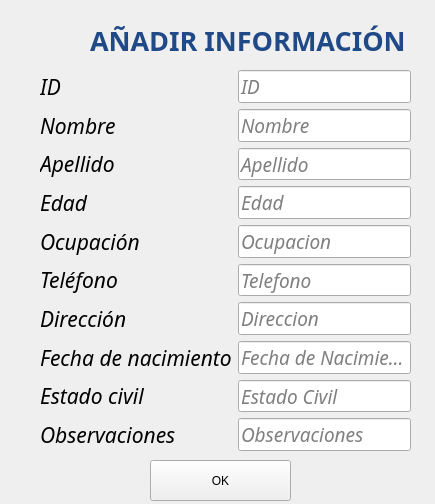
<?xml version="1.0" encoding="UTF-8"?>
<ui version="4.0">
 <class>Create_data</class>
 <widget class="QWidget" name="Create_data">
  <property name="geometry">
   <rect>
    <x>0</x>
    <y>0</y>
    <width>435</width>
    <height>504</height>
   </rect>
  </property>
  <property name="cursor">
   <cursorShape>ArrowCursor</cursorShape>
  </property>
  <property name="windowTitle">
   <string>Form</string>
  </property>
  <widget class="QLabel" name="label_10">
   <property name="geometry">
    <rect>
     <x>90</x>
     <y>10</y>
     <width>361</width>
     <height>61</height>
    </rect>
   </property>
   <property name="palette">
    <palette>
     <active>
      <colorrole role="WindowText">
       <brush brushstyle="SolidPattern">
        <color alpha="255">
         <red>32</red>
         <green>74</green>
         <blue>135</blue>
        </color>
       </brush>
      </colorrole>
      <colorrole role="Button">
       <brush brushstyle="SolidPattern">
        <color alpha="255">
         <red>239</red>
         <green>239</green>
         <blue>239</blue>
        </color>
       </brush>
      </colorrole>
      <colorrole role="Light">
       <brush brushstyle="SolidPattern">
        <color alpha="255">
         <red>255</red>
         <green>255</green>
         <blue>255</blue>
        </color>
       </brush>
      </colorrole>
      <colorrole role="Midlight">
       <brush brushstyle="SolidPattern">
        <color alpha="255">
         <red>247</red>
         <green>247</green>
         <blue>247</blue>
        </color>
       </brush>
      </colorrole>
      <colorrole role="Dark">
       <brush brushstyle="SolidPattern">
        <color alpha="255">
         <red>119</red>
         <green>119</green>
         <blue>119</blue>
        </color>
       </brush>
      </colorrole>
      <colorrole role="Mid">
       <brush brushstyle="SolidPattern">
        <color alpha="255">
         <red>159</red>
         <green>159</green>
         <blue>159</blue>
        </color>
       </brush>
      </colorrole>
      <colorrole role="Text">
       <brush brushstyle="SolidPattern">
        <color alpha="255">
         <red>0</red>
         <green>0</green>
         <blue>0</blue>
        </color>
       </brush>
      </colorrole>
      <colorrole role="BrightText">
       <brush brushstyle="SolidPattern">
        <color alpha="255">
         <red>255</red>
         <green>255</green>
         <blue>255</blue>
        </color>
       </brush>
      </colorrole>
      <colorrole role="ButtonText">
       <brush brushstyle="SolidPattern">
        <color alpha="255">
         <red>0</red>
         <green>0</green>
         <blue>0</blue>
        </color>
       </brush>
      </colorrole>
      <colorrole role="Base">
       <brush brushstyle="SolidPattern">
        <color alpha="255">
         <red>255</red>
         <green>255</green>
         <blue>255</blue>
        </color>
       </brush>
      </colorrole>
      <colorrole role="Window">
       <brush brushstyle="SolidPattern">
        <color alpha="255">
         <red>239</red>
         <green>239</green>
         <blue>239</blue>
        </color>
       </brush>
      </colorrole>
      <colorrole role="Shadow">
       <brush brushstyle="SolidPattern">
        <color alpha="255">
         <red>0</red>
         <green>0</green>
         <blue>0</blue>
        </color>
       </brush>
      </colorrole>
      <colorrole role="AlternateBase">
       <brush brushstyle="SolidPattern">
        <color alpha="255">
         <red>247</red>
         <green>247</green>
         <blue>247</blue>
        </color>
       </brush>
      </colorrole>
      <colorrole role="ToolTipBase">
       <brush brushstyle="SolidPattern">
        <color alpha="255">
         <red>255</red>
         <green>255</green>
         <blue>220</blue>
        </color>
       </brush>
      </colorrole>
      <colorrole role="ToolTipText">
       <brush brushstyle="SolidPattern">
        <color alpha="255">
         <red>0</red>
         <green>0</green>
         <blue>0</blue>
        </color>
       </brush>
      </colorrole>
      <colorrole role="PlaceholderText">
       <brush brushstyle="SolidPattern">
        <color alpha="128">
         <red>0</red>
         <green>0</green>
         <blue>0</blue>
        </color>
       </brush>
      </colorrole>
     </active>
     <inactive>
      <colorrole role="WindowText">
       <brush brushstyle="SolidPattern">
        <color alpha="255">
         <red>32</red>
         <green>74</green>
         <blue>135</blue>
        </color>
       </brush>
      </colorrole>
      <colorrole role="Button">
       <brush brushstyle="SolidPattern">
        <color alpha="255">
         <red>239</red>
         <green>239</green>
         <blue>239</blue>
        </color>
       </brush>
      </colorrole>
      <colorrole role="Light">
       <brush brushstyle="SolidPattern">
        <color alpha="255">
         <red>255</red>
         <green>255</green>
         <blue>255</blue>
        </color>
       </brush>
      </colorrole>
      <colorrole role="Midlight">
       <brush brushstyle="SolidPattern">
        <color alpha="255">
         <red>247</red>
         <green>247</green>
         <blue>247</blue>
        </color>
       </brush>
      </colorrole>
      <colorrole role="Dark">
       <brush brushstyle="SolidPattern">
        <color alpha="255">
         <red>119</red>
         <green>119</green>
         <blue>119</blue>
        </color>
       </brush>
      </colorrole>
      <colorrole role="Mid">
       <brush brushstyle="SolidPattern">
        <color alpha="255">
         <red>159</red>
         <green>159</green>
         <blue>159</blue>
        </color>
       </brush>
      </colorrole>
      <colorrole role="Text">
       <brush brushstyle="SolidPattern">
        <color alpha="255">
         <red>0</red>
         <green>0</green>
         <blue>0</blue>
        </color>
       </brush>
      </colorrole>
      <colorrole role="BrightText">
       <brush brushstyle="SolidPattern">
        <color alpha="255">
         <red>255</red>
         <green>255</green>
         <blue>255</blue>
        </color>
       </brush>
      </colorrole>
      <colorrole role="ButtonText">
       <brush brushstyle="SolidPattern">
        <color alpha="255">
         <red>0</red>
         <green>0</green>
         <blue>0</blue>
        </color>
       </brush>
      </colorrole>
      <colorrole role="Base">
       <brush brushstyle="SolidPattern">
        <color alpha="255">
         <red>255</red>
         <green>255</green>
         <blue>255</blue>
        </color>
       </brush>
      </colorrole>
      <colorrole role="Window">
       <brush brushstyle="SolidPattern">
        <color alpha="255">
         <red>239</red>
         <green>239</green>
         <blue>239</blue>
        </color>
       </brush>
      </colorrole>
      <colorrole role="Shadow">
       <brush brushstyle="SolidPattern">
        <color alpha="255">
         <red>0</red>
         <green>0</green>
         <blue>0</blue>
        </color>
       </brush>
      </colorrole>
      <colorrole role="AlternateBase">
       <brush brushstyle="SolidPattern">
        <color alpha="255">
         <red>247</red>
         <green>247</green>
         <blue>247</blue>
        </color>
       </brush>
      </colorrole>
      <colorrole role="ToolTipBase">
       <brush brushstyle="SolidPattern">
        <color alpha="255">
         <red>255</red>
         <green>255</green>
         <blue>220</blue>
        </color>
       </brush>
      </colorrole>
      <colorrole role="ToolTipText">
       <brush brushstyle="SolidPattern">
        <color alpha="255">
         <red>0</red>
         <green>0</green>
         <blue>0</blue>
        </color>
       </brush>
      </colorrole>
      <colorrole role="PlaceholderText">
       <brush brushstyle="SolidPattern">
        <color alpha="128">
         <red>0</red>
         <green>0</green>
         <blue>0</blue>
        </color>
       </brush>
      </colorrole>
     </inactive>
     <disabled>
      <colorrole role="WindowText">
       <brush brushstyle="SolidPattern">
        <color alpha="255">
         <red>119</red>
         <green>119</green>
         <blue>119</blue>
        </color>
       </brush>
      </colorrole>
      <colorrole role="Button">
       <brush brushstyle="SolidPattern">
        <color alpha="255">
         <red>239</red>
         <green>239</green>
         <blue>239</blue>
        </color>
       </brush>
      </colorrole>
      <colorrole role="Light">
       <brush brushstyle="SolidPattern">
        <color alpha="255">
         <red>255</red>
         <green>255</green>
         <blue>255</blue>
        </color>
       </brush>
      </colorrole>
      <colorrole role="Midlight">
       <brush brushstyle="SolidPattern">
        <color alpha="255">
         <red>247</red>
         <green>247</green>
         <blue>247</blue>
        </color>
       </brush>
      </colorrole>
      <colorrole role="Dark">
       <brush brushstyle="SolidPattern">
        <color alpha="255">
         <red>119</red>
         <green>119</green>
         <blue>119</blue>
        </color>
       </brush>
      </colorrole>
      <colorrole role="Mid">
       <brush brushstyle="SolidPattern">
        <color alpha="255">
         <red>159</red>
         <green>159</green>
         <blue>159</blue>
        </color>
       </brush>
      </colorrole>
      <colorrole role="Text">
       <brush brushstyle="SolidPattern">
        <color alpha="255">
         <red>119</red>
         <green>119</green>
         <blue>119</blue>
        </color>
       </brush>
      </colorrole>
      <colorrole role="BrightText">
       <brush brushstyle="SolidPattern">
        <color alpha="255">
         <red>255</red>
         <green>255</green>
         <blue>255</blue>
        </color>
       </brush>
      </colorrole>
      <colorrole role="ButtonText">
       <brush brushstyle="SolidPattern">
        <color alpha="255">
         <red>119</red>
         <green>119</green>
         <blue>119</blue>
        </color>
       </brush>
      </colorrole>
      <colorrole role="Base">
       <brush brushstyle="SolidPattern">
        <color alpha="255">
         <red>239</red>
         <green>239</green>
         <blue>239</blue>
        </color>
       </brush>
      </colorrole>
      <colorrole role="Window">
       <brush brushstyle="SolidPattern">
        <color alpha="255">
         <red>239</red>
         <green>239</green>
         <blue>239</blue>
        </color>
       </brush>
      </colorrole>
      <colorrole role="Shadow">
       <brush brushstyle="SolidPattern">
        <color alpha="255">
         <red>0</red>
         <green>0</green>
         <blue>0</blue>
        </color>
       </brush>
      </colorrole>
      <colorrole role="AlternateBase">
       <brush brushstyle="SolidPattern">
        <color alpha="255">
         <red>239</red>
         <green>239</green>
         <blue>239</blue>
        </color>
       </brush>
      </colorrole>
      <colorrole role="ToolTipBase">
       <brush brushstyle="SolidPattern">
        <color alpha="255">
         <red>255</red>
         <green>255</green>
         <blue>220</blue>
        </color>
       </brush>
      </colorrole>
      <colorrole role="ToolTipText">
       <brush brushstyle="SolidPattern">
        <color alpha="255">
         <red>0</red>
         <green>0</green>
         <blue>0</blue>
        </color>
       </brush>
      </colorrole>
      <colorrole role="PlaceholderText">
       <brush brushstyle="SolidPattern">
        <color alpha="128">
         <red>0</red>
         <green>0</green>
         <blue>0</blue>
        </color>
       </brush>
      </colorrole>
     </disabled>
    </palette>
   </property>
   <property name="font">
    <font>
     <family>TeX Gyre Termes Math</family>
     <pointsize>20</pointsize>
     <weight>75</weight>
     <italic>false</italic>
     <bold>true</bold>
    </font>
   </property>
   <property name="text">
    <string>AÑADIR INFORMACIÓN</string>
   </property>
   <property name="textFormat">
    <enum>Qt::RichText</enum>
   </property>
  </widget>
  <widget class="QPushButton" name="btn_Ok">
   <property name="geometry">
    <rect>
     <x>150</x>
     <y>460</y>
     <width>141</width>
     <height>41</height>
    </rect>
   </property>
   <property name="cursor">
    <cursorShape>PointingHandCursor</cursorShape>
   </property>
   <property name="text">
    <string>OK</string>
   </property>
  </widget>
  <widget class="QWidget" name="">
   <property name="geometry">
    <rect>
     <x>40</x>
     <y>70</y>
     <width>371</width>
     <height>381</height>
    </rect>
   </property>
   <layout class="QFormLayout" name="formLayout">
    <item row="0" column="0">
     <widget class="QLabel" name="lbl_ID">
      <property name="font">
       <font>
        <family>Ubuntu Condensed</family>
        <pointsize>16</pointsize>
        <weight>50</weight>
        <italic>true</italic>
        <bold>false</bold>
       </font>
      </property>
      <property name="text">
       <string>ID</string>
      </property>
     </widget>
    </item>
    <item row="0" column="1">
     <widget class="QLineEdit" name="lineEdit_ID">
      <property name="font">
       <font>
        <family>Ubuntu Condensed</family>
        <pointsize>14</pointsize>
        <italic>true</italic>
       </font>
      </property>
      <property name="placeholderText">
       <string>ID</string>
      </property>
     </widget>
    </item>
    <item row="1" column="0">
     <widget class="QLabel" name="lbl_Nombre">
      <property name="font">
       <font>
        <family>Ubuntu Condensed</family>
        <pointsize>16</pointsize>
        <weight>50</weight>
        <italic>true</italic>
        <bold>false</bold>
       </font>
      </property>
      <property name="text">
       <string>Nombre</string>
      </property>
     </widget>
    </item>
    <item row="1" column="1">
     <widget class="QLineEdit" name="lineEdit_Nombre">
      <property name="font">
       <font>
        <family>Ubuntu Condensed</family>
        <pointsize>14</pointsize>
        <italic>true</italic>
       </font>
      </property>
      <property name="placeholderText">
       <string>Nombre</string>
      </property>
     </widget>
    </item>
    <item row="2" column="0">
     <widget class="QLabel" name="lbl_Apellido">
      <property name="font">
       <font>
        <family>Ubuntu Condensed</family>
        <pointsize>16</pointsize>
        <weight>50</weight>
        <italic>true</italic>
        <bold>false</bold>
       </font>
      </property>
      <property name="text">
       <string>Apellido</string>
      </property>
     </widget>
    </item>
    <item row="2" column="1">
     <widget class="QLineEdit" name="lineEdit_Apellido">
      <property name="font">
       <font>
        <family>Ubuntu Condensed</family>
        <pointsize>14</pointsize>
        <italic>true</italic>
       </font>
      </property>
      <property name="placeholderText">
       <string>Apellido</string>
      </property>
     </widget>
    </item>
    <item row="3" column="0">
     <widget class="QLabel" name="lbl_Edad">
      <property name="font">
       <font>
        <family>Ubuntu Condensed</family>
        <pointsize>16</pointsize>
        <weight>50</weight>
        <italic>true</italic>
        <bold>false</bold>
       </font>
      </property>
      <property name="text">
       <string>Edad</string>
      </property>
     </widget>
    </item>
    <item row="3" column="1">
     <widget class="QLineEdit" name="lineEdit_Edad">
      <property name="font">
       <font>
        <family>Ubuntu Condensed</family>
        <pointsize>14</pointsize>
        <italic>true</italic>
       </font>
      </property>
      <property name="placeholderText">
       <string>Edad</string>
      </property>
     </widget>
    </item>
    <item row="4" column="0">
     <widget class="QLabel" name="lbl_Ocupacin">
      <property name="font">
       <font>
        <family>Ubuntu Condensed</family>
        <pointsize>16</pointsize>
        <weight>50</weight>
        <italic>true</italic>
        <bold>false</bold>
       </font>
      </property>
      <property name="text">
       <string>Ocupación</string>
      </property>
     </widget>
    </item>
    <item row="4" column="1">
     <widget class="QLineEdit" name="lineEdit_Ocupacion">
      <property name="font">
       <font>
        <family>Ubuntu Condensed</family>
        <pointsize>14</pointsize>
        <italic>true</italic>
       </font>
      </property>
      <property name="placeholderText">
       <string>Ocupacion</string>
      </property>
     </widget>
    </item>
    <item row="7" column="0">
     <widget class="QLabel" name="lbl_Telefono">
      <property name="font">
       <font>
        <family>Ubuntu Condensed</family>
        <pointsize>16</pointsize>
        <weight>50</weight>
        <italic>true</italic>
        <bold>false</bold>
       </font>
      </property>
      <property name="text">
       <string>Teléfono</string>
      </property>
     </widget>
    </item>
    <item row="7" column="1">
     <widget class="QLineEdit" name="lineEdit_telefono">
      <property name="font">
       <font>
        <family>Ubuntu Condensed</family>
        <pointsize>14</pointsize>
        <italic>true</italic>
       </font>
      </property>
      <property name="placeholderText">
       <string>Telefono</string>
      </property>
     </widget>
    </item>
    <item row="8" column="0">
     <widget class="QLabel" name="lbl_Direccion">
      <property name="font">
       <font>
        <family>Ubuntu Condensed</family>
        <pointsize>16</pointsize>
        <weight>50</weight>
        <italic>true</italic>
        <bold>false</bold>
       </font>
      </property>
      <property name="text">
       <string>Dirección</string>
      </property>
     </widget>
    </item>
    <item row="8" column="1">
     <widget class="QLineEdit" name="lineEdit_Direccion">
      <property name="font">
       <font>
        <family>Ubuntu Condensed</family>
        <pointsize>14</pointsize>
        <italic>true</italic>
       </font>
      </property>
      <property name="placeholderText">
       <string>Direccion</string>
      </property>
     </widget>
    </item>
    <item row="9" column="0">
     <widget class="QLabel" name="lbl_FechaDeNacimiento">
      <property name="font">
       <font>
        <family>Ubuntu Condensed</family>
        <pointsize>16</pointsize>
        <weight>50</weight>
        <italic>true</italic>
        <bold>false</bold>
       </font>
      </property>
      <property name="text">
       <string>Fecha de nacimiento</string>
      </property>
     </widget>
    </item>
    <item row="11" column="0">
     <widget class="QLabel" name="lbl_EstadoCivil">
      <property name="font">
       <font>
        <family>Ubuntu Condensed</family>
        <pointsize>16</pointsize>
        <weight>50</weight>
        <italic>true</italic>
        <bold>false</bold>
       </font>
      </property>
      <property name="text">
       <string>Estado civil</string>
      </property>
     </widget>
    </item>
    <item row="11" column="1">
     <widget class="QLineEdit" name="lineEdit_EstadoCivil">
      <property name="font">
       <font>
        <family>Ubuntu Condensed</family>
        <pointsize>14</pointsize>
        <italic>true</italic>
       </font>
      </property>
      <property name="placeholderText">
       <string>Estado Civil</string>
      </property>
     </widget>
    </item>
    <item row="12" column="0">
     <widget class="QLabel" name="lbl_Observaciones">
      <property name="font">
       <font>
        <family>Ubuntu Condensed</family>
        <pointsize>16</pointsize>
        <weight>50</weight>
        <italic>true</italic>
        <bold>false</bold>
       </font>
      </property>
      <property name="text">
       <string>Observaciones</string>
      </property>
     </widget>
    </item>
    <item row="12" column="1">
     <widget class="QLineEdit" name="lineEdit_Observaciones">
      <property name="font">
       <font>
        <family>Ubuntu Condensed</family>
        <pointsize>14</pointsize>
        <italic>true</italic>
       </font>
      </property>
      <property name="placeholderText">
       <string>Observaciones</string>
      </property>
     </widget>
    </item>
    <item row="9" column="1">
     <widget class="QLineEdit" name="lineEdit_FechaDeNacimiento">
      <property name="font">
       <font>
        <family>Ubuntu Condensed</family>
        <pointsize>14</pointsize>
        <italic>true</italic>
       </font>
      </property>
      <property name="placeholderText">
       <string>Fecha de Nacimiento</string>
      </property>
     </widget>
    </item>
   </layout>
  </widget>
 </widget>
 <resources/>
 <connections/>
</ui>
